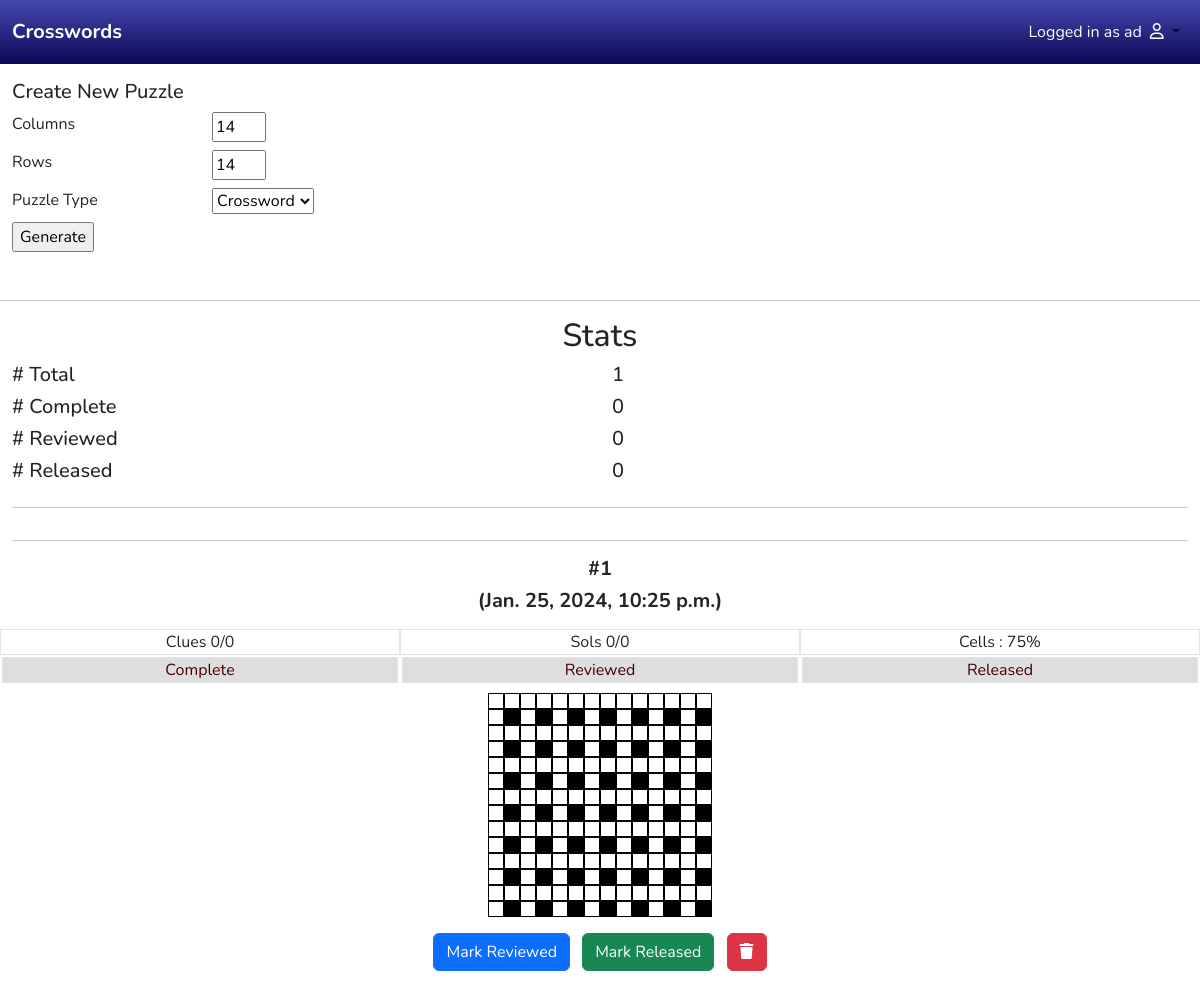
Page /api/crossword_builder/ (signed in) on the committed database.
### crosswords/models.py (models this page shows, shortened)
class CrosswordPuzzle(models.Model):
    grid = models.OneToOneField(Grid, on_delete=models.CASCADE,
                                related_name='puzzles')
    created_on = models.DateTimeField(auto_now_add=True)
    last_edited = models.DateTimeField(auto_now=True)
    creator = models.ForeignKey(User, on_delete=models.SET_NULL, null=True,
                                related_name='grid_creator')
    puzzle_type = models.CharField(max_length=4, choices=PuzzleType.choices,
                                   default=PuzzleType.CROSSWORD)
    complete = models.BooleanField(default=False)
    reviewed = models.BooleanField(default=False)
    released = models.BooleanField(default=False)

### crosswords/views.py (the view, shortened to what this page needs)
# urls.py: path('', views.BuilderHome.as_view(),
class BuilderHome(UserPassesTestMixin, View):
    def get(self, request):
        all_puzzles = CrosswordPuzzle.objects.all()
        puzzles = all_puzzles.order_by('-last_edited')[:10]
        completed_count = all_puzzles.filter(complete=True).count()
        reviewed_count = all_puzzles.filter(reviewed=True).count()
        released_count = all_puzzles.filter(released=True).count()
        total_count = len(all_puzzles)
        puzzle_list = []
        json_list = []
        for puzzle in puzzles:
            puzzle_serializer = CrosswordPuzzleSerializer(puzzle)
            cell_concentration = get_cell_concentration(puzzle)
            clues = CrosswordClue.objects.filter(puzzle=puzzle)
            clues_serializer = CrosswordClueSerializer(clues, many=True)
            if not clues:
                clue_count = 0
                solution_count = 0
            data = {
                'puzzle': puzzle,
                'clues': clues,
                'cell_concentration': cell_concentration,
                'clues_present': clue_count,
                'solutions_present': solution_count,
                'total_clues': len(clues),
            }
            json_data = {
                'json_puzzle': puzzle_serializer.data,
                'json_clues': clues_serializer.data,
            }
            puzzle_list.append(data)
            json_list.append(json_data)
        return render(
            request,
            'crosswords/builder_home.html',
            {
                'puzzles': puzzle_list,
                'json_list': json_list,
                'total_count': total_count,
                'completed_count': completed_count,
                'reviewed_count': reviewed_count,
                'released_count': released_count,
            })
    def test_func(self):
        return self.request.user.is_staff

### crosswords/utils.py (called while the page is built)
def get_cell_concentration(puzzle):
    cells = puzzle.grid.cells
    open_cell_count = 0
    for cell in cells:
        if cell == '#':
            open_cell_count += 1
    return math.floor(open_cell_count / len(cells) * 100)

### crosswords/templates/crosswords/builder_home.html (shortened to what this page needs)
{% extends 'base.html' %}
{% load static %}
{% block extra_css %}
<link rel="stylesheet" href="{% static 'css/grid_editor.css' %}">
{% endblock %}
{% block content %}
<div class="container-fluid mt-3">
    <div class="row justify-content-center">
        <div class="col-12">
            <h5>Create New Puzzle</h5>
            <form id="new-puzzle-form">
                <div class="row mt-2">
                    <div class="col-2">
                        <label for="col-count">Columns</label>
                    </div>
                    <div class="col">
                        <input type="number" id="col-count" max="25" min="3" value="14">
                    </div>
                </div>
                <div class="row mt-2">
                    <div class="col-2">
                        <label for="row-count">Rows</label>
                    </div>
                    <div class="col">
                        <input type="number" id="row-count" max="25" min="3" value="14">
                    </div>
                </div>
                <div class="row mt-2">
                    <div class="col-2">
                        <label for="puzzle-type">Puzzle Type</label>
                    </div>
                    <div class="col">
                        <select type="number" id="puzzle-type">
                            <option value="CROSSWORD">Crossword</option>
                        </select>
                    </div>
                </div>
                <div class="row mt-2">
                    <div class="col">
                        <input type="submit" value="Generate">
                    </div>
                </div>
            </form>
        </div>
        <hr class="mt-5">
    </div>
    <h2 class="text-center">Stats</h2>
    <div class="row">
        <div class="col">
            <h5># Total</h5>
        </div>
        <div class="col">
            <h5>{{ total_count }}</h5>
        </div>
    </div>
    <div class="row">
        <div class="col">
            <h5># Complete</h5>
        </div>
        <div class="col">
            <h5>{{ completed_count }}</h5>
        </div>
    </div>
    <div class="row">
        <div class="col">
            <h5># Reviewed</h5>
        </div>
        <div class="col">
            <h5>{{ reviewed_count }}</h5>
        </div>
    </div>
    <div class="row">
        <div class="col">
            <h5># Released</h5>
        </div>
        <div class="col">
            <h5>{{ released_count }}</h5>
        </div>
    </div>
    <hr>
    <div class="row">
        <div class="col text-center">
            {% for item in puzzles%}
            <hr>
            <h5 class="fw-bold">#{{item.puzzle.id}}</h5>
            <h5 class="fw-bold mb-3">({{ item.puzzle.last_edited }})</h6>
            <div class="row text-center">
                <div class="col border">
                    <span>Clues {{ item.clues_present}}/{{ item.total_clues }}</span>
                </div>
                <div class="col border">
                    <span>Sols {{ item.solutions_present }}/{{ item.total_clues }}</span>
                </div>
                <div class="col border">
                    <span>Cells : {{ item.cell_concentration }}%</span>
                </div>
            </div>
            <div class="row text-center">
                <div class="col border {% if item.puzzle.complete %}status-true{% else %}status-false{% endif %}">
                    Complete
                </div>
                <div class="col border {% if item.puzzle.reviewed %}status-true{% else %}status-false{% endif %}">
                    Reviewed
                </div>
                <div class="col border {% if item.puzzle.released %}status-true{% else %}status-false{% endif %}">
                    Released
                </div>
            </div>
            <div id="thumbnail_{{ item.puzzle.id }}"></div>
            <div class="row my-3 text-center">
                <div class="col">
                    <button class="btn btn-primary" id="reviewed-button-{{ item.puzzle.id }}">Mark Reviewed</button>
                    <button class="btn btn-success mx-2" id="released-button-{{ item.puzzle.id }}">Mark Released</button>
                    <button class="btn btn-danger" id="delete-button-{{ item.puzzle.id }}">
                        <i class="fa-solid fa-trash"></i>
                    </button>
                </div>
            </div>
            {% endfor %}
        </div>
    </div>
    <div class="row" id="thumbnail-holder">
    </div>
</div>
{% endblock %}

### templates/base.html (shortened to what this page needs)
{% load static %}
<!doctype html>
<html lang="en">
<head>
    {% block corecss %}
    <link href="https://cdn.jsdelivr.net/npm/bootstrap@5.3.0-alpha3/dist/css/bootstrap.min.css" rel="stylesheet">
    <link rel="stylesheet" href="{% static 'css/base.css' %}">
    {% endblock %}
    {% block extra_css %}
    {% endblock %}
</head>
<body>
    <header class="container-fluid fixed-top bg-navy">
        <nav class="navbar navbar-expand-lg navbar-light my-1">
            <a class="navbar-brand text-white" href="#"><strong>Crosswords</strong></a>
            <div class="collapse navbar-collapse justify-content-end" id="navbarSupportedContent">
                <ul class="navbar-nav ml-auto mr-5 align-items-center">
                    {% if request.user.is_authenticated %}
                    <li class="nav-item mr-3 text-white">
                        Logged in as {{ request.user.username }}
                    </li>
                    {% endif %}
                    <li class="nav-item dropdown">
                        <a class="nav-link dropdown-toggle" href="#" id="navbarDropdown" role="button"
                            data-toggle="dropdown" aria-haspopup="true" aria-expanded="false">
                            <i class="fa-regular fa-user text-white"></i>
                        </a>
                    </li>
                </ul>
            </div>
        </nav>
    </header>
    {% block content %}
    {% endblock %}
</body>
</html>

### static/css/base.css (style rules this page uses)
* { box-sizing: border-box; transition: 0.2s all; font-family: 'Nunito', sans-serif; }
.bg-navy { background-image: linear-gradient(#4648b0, #0b0954); }
body { padding-top: 56px; height: 100vh; }
a, a:hover { text-decoration: none; color: black; }
.text-white { color: white; }
.status-false { color: #440000; background-color: #dedede; border: 1px solid darkgrey; margin: 2px; }

### crosswords/static/css/grid_editor.css (style rules this page uses)
:root { --grid-cols: 10; --grid-rows: 10; --char-size: 40px; transition: 0.2s all; }
body { padding-top: 64px; }

### rows in the picture
CrosswordPuzzle: puzzle.id "1", puzzle.last_edited "Jan. 25, 2024, 10:25 p.m.", clues_present "0", total_clues "0", solutions_present "0", cell_concentration "75"

### other values in the picture
{{ request.user.username }} "ad"
{{ total_count }} "1"
{{ completed_count }} "0"
{{ reviewed_count }} "0"
{{ released_count }} "0"
